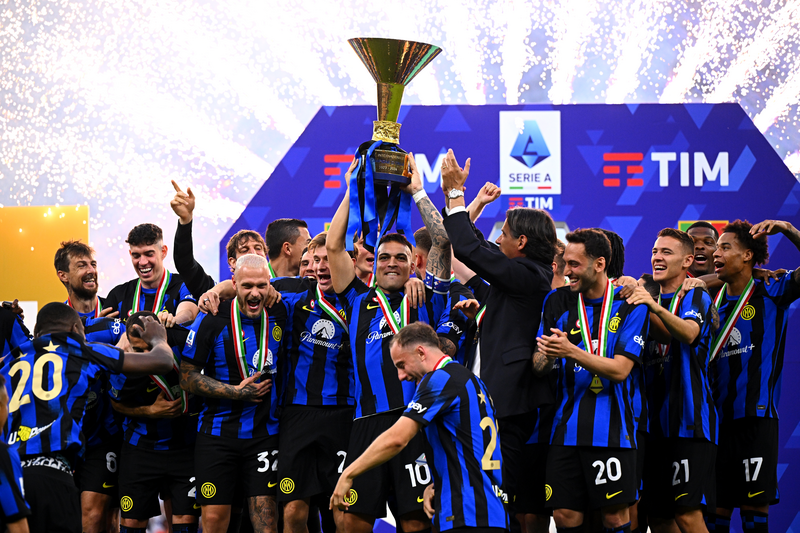
#> input picture media/inter.png, 800 x 533 px
$ jupyter execute --allow-errors 03.1-Bit-Planes.ipynb
#> lines starting #> are read from the running program, lines starting #| are printed output that depends on the picture
[cell 1]
import cv2

import matplotlib.pyplot as plt

import numpy as np

[cell 2]
img = cv2.imread('media/inter.png')
#> img is the input picture: shape (533, 800, 3); mean B, G, R 130.1, 104.9, 111.2

img = cv2.cvtColor(img, cv2.COLOR_BGR2RGB)

plt.imshow(img)

[cell 3]
img_gray = cv2.cvtColor(img, cv2.COLOR_BGR2GRAY)
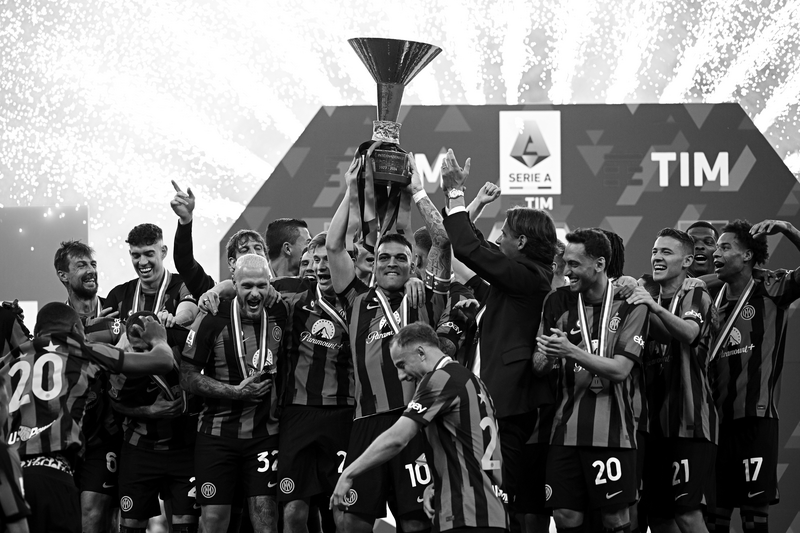
#> img_gray: shape (533, 800); min 0, max 255, mean 113.2

plt.imshow(img_gray, cmap= 'gray')

[cell 4]
img_gray

[cell 5]
h = img_gray.shape[0]
#> h = 533

w = img_gray.shape[1]
#> w = 800

[cell 6]
img_bin = np.empty((h, w), dtype = 'object')

for i in range(img_gray.shape[0]):
    for j in range(img_gray.shape[1]):
        img_bin[i, j] = format(img_gray[i, j], '08b')


img_bin


$ run again, with media/TrumpBiden.png copied over media/inter.png
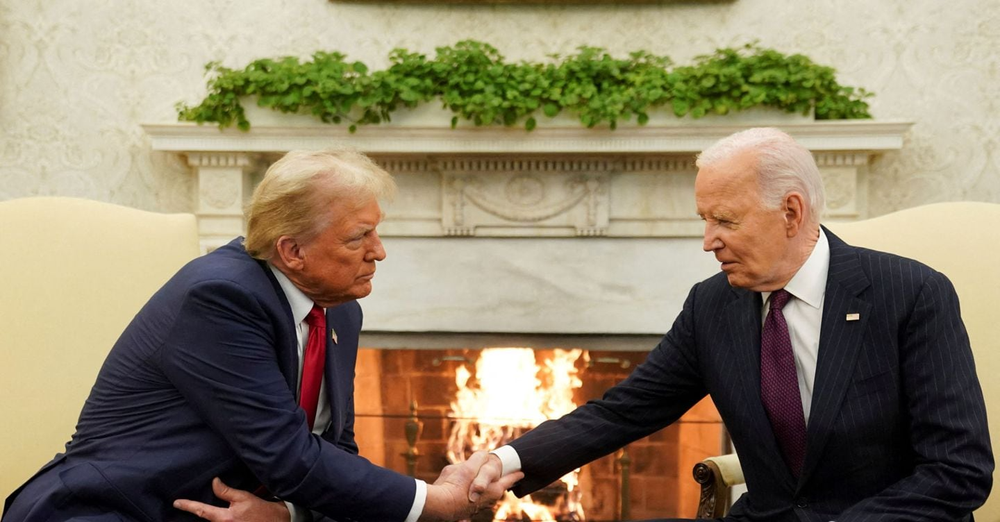
#> input picture media/TrumpBiden.png, 1000 x 522 px, shrunk from 1440 x 752 before the run
#> img is the input picture: shape (522, 1000, 3); mean B, G, R 104.3, 128.6, 141.2
#> `img_gray = cv2.cvtColor(img, cv2.COLOR_BGR2GRAY)`:
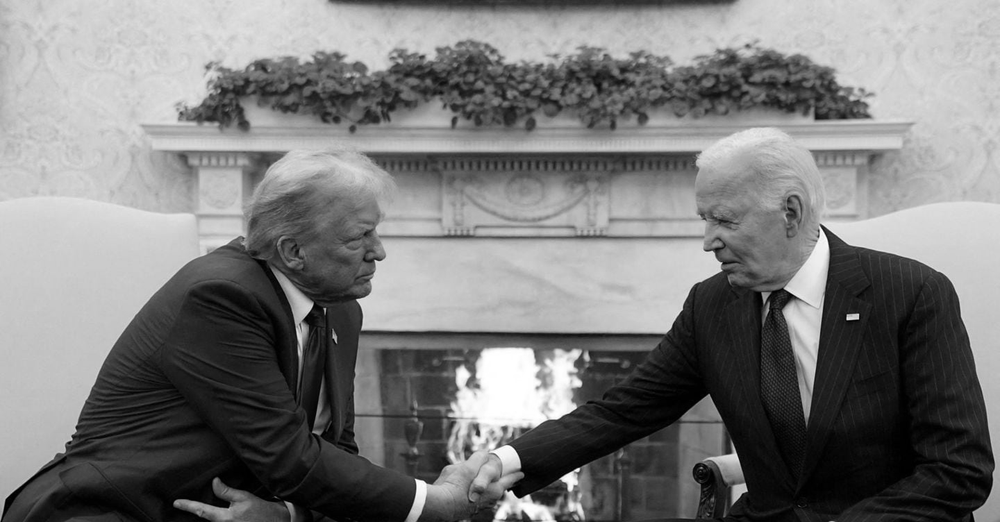
#> img_gray: shape (522, 1000); min 0, max 255, mean 122.8

$ run again, with media/gatto.png copied over media/inter.png
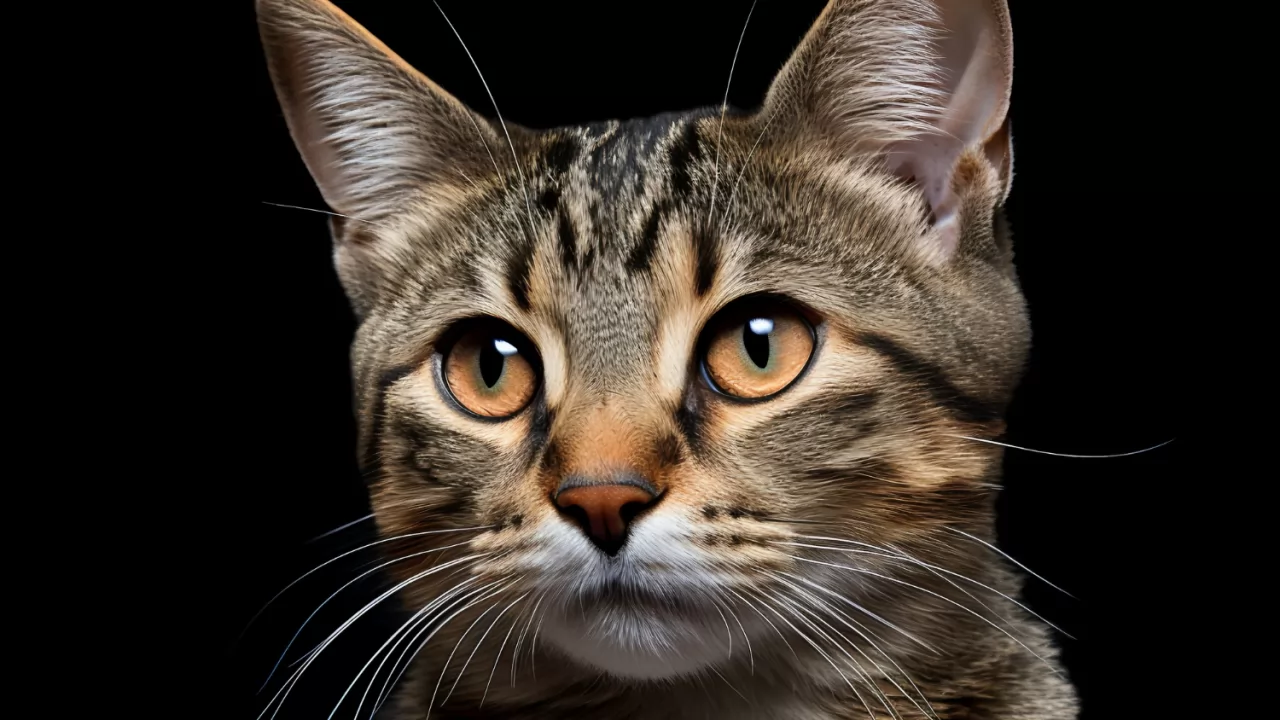
#> input picture media/gatto.png, 1280 x 720 px
#> img is the input picture: shape (720, 1280, 3); mean B, G, R 37.5, 44.6, 52.2
#> `img_gray = cv2.cvtColor(img, cv2.COLOR_BGR2GRAY)`:
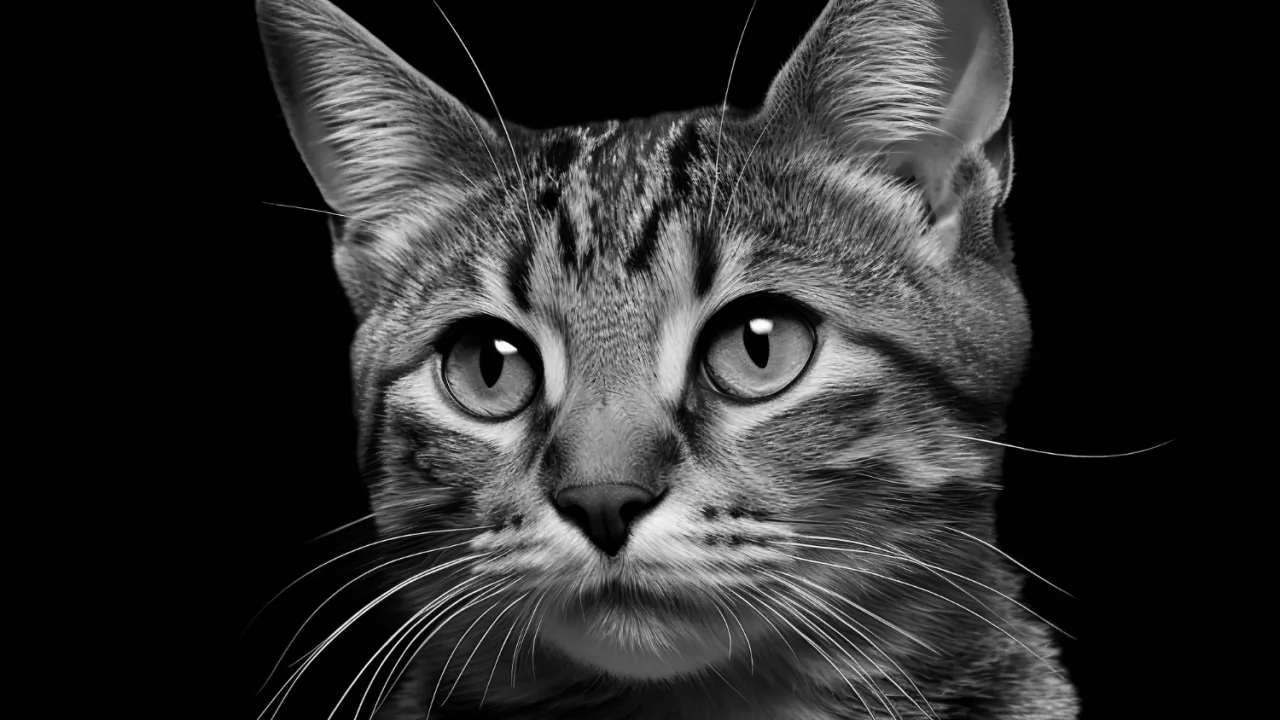
#> img_gray: shape (720, 1280); min 0, max 254, mean 43.4
